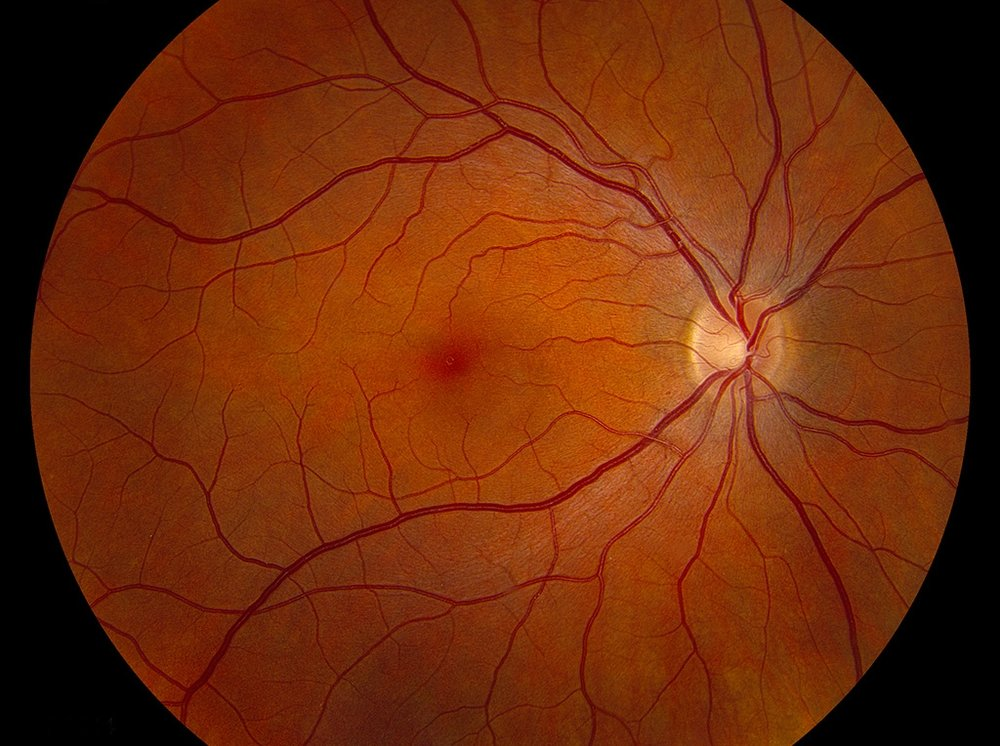
#> input picture generatedata/imgs/normal_fundus.jpg, 1000 x 746 px
$ jupyter execute --allow-errors Generate_Synthetic_Fundus_Images.ipynb   (older library calls are emulated)
#> lines starting #> are read from the running program, lines starting #| are printed output that depends on the picture; after the words box and inside, x2 and y2 are one past the last pixel; in counts of white or black regions, pixels touching at a corner belong together
Generate synthetic fundus images containing various defects such as Hard Exudates, Soft Exudates, Hemorrhages and Microaneurysms.

[cell 1]
import cv2
import imgaug.augmenters as iaa
import matplotlib.pyplot as plt
from scipy import ndimage
import numpy as np

[cell 2]
base_fundus_img = cv2.imread('imgs/normal_fundus.jpg')
#> base_fundus_img is the input picture: shape (746, 1000, 3); mean B, G, R 10.9, 43.8, 111
base_fundus_img = cv2.cvtColor(base_fundus_img, cv2.COLOR_BGR2RGB)

[cell 3]
plt.imshow(base_fundus_img)
plt.show()

[cell 4]
base_fundus_img.shape
#> Out = (746, 1000, 3)

[cell 5]
def crop_image_from_gray(img, tol=10):
    dims = img.ndim

    if dims == 3:
        gray_image = cv2.cvtColor(img, cv2.COLOR_RGB2GRAY)
    elif dims == 2:
        gray_image = img

    mask = gray_image > tol

    # find start crop point
    objs = ndimage.find_objects(mask)
    height_offset = objs[0][0].start
    width_offset = objs[0][1].start
    ix = np.ix_(mask.any(1),mask.any(0))

    if dims == 2:
        return img[ix], height_offset, width_offset

    check_shape = img[:,:,0][ix].shape[0]
    if (check_shape == 0): # image is too dark so that we crop out everything,
        return img, 0, 0 # return original image

    img1 = img[:,:,0][ix]
    img2 = img[:,:,1][ix]
    img3 = img[:,:,2][ix]
    img = np.stack([img1, img2, img3],axis=-1)

    return img, height_offset, width_offset

[cell 6]
def circle_crop(img, sigmaX=50):
    """
    Create circular crop around image centre
    """
    img, height_offset, width_offset = crop_image_from_gray(img)
    img = cv2.cvtColor(img, cv2.COLOR_BGR2RGB)

    img = cv2.addWeighted(img,4, cv2.GaussianBlur(img, (0,0), sigmaX), -4, 128)

    return img, height_offset, width_offset

[cell 7]
height, width, depth = base_fundus_img.shape
#> height = 746; width = 1000; depth = 3
img_t, height_offset, width_offset = circle_crop(base_fundus_img, 50)
#> in crop_image_from_gray, `mask = gray_image > tol`:
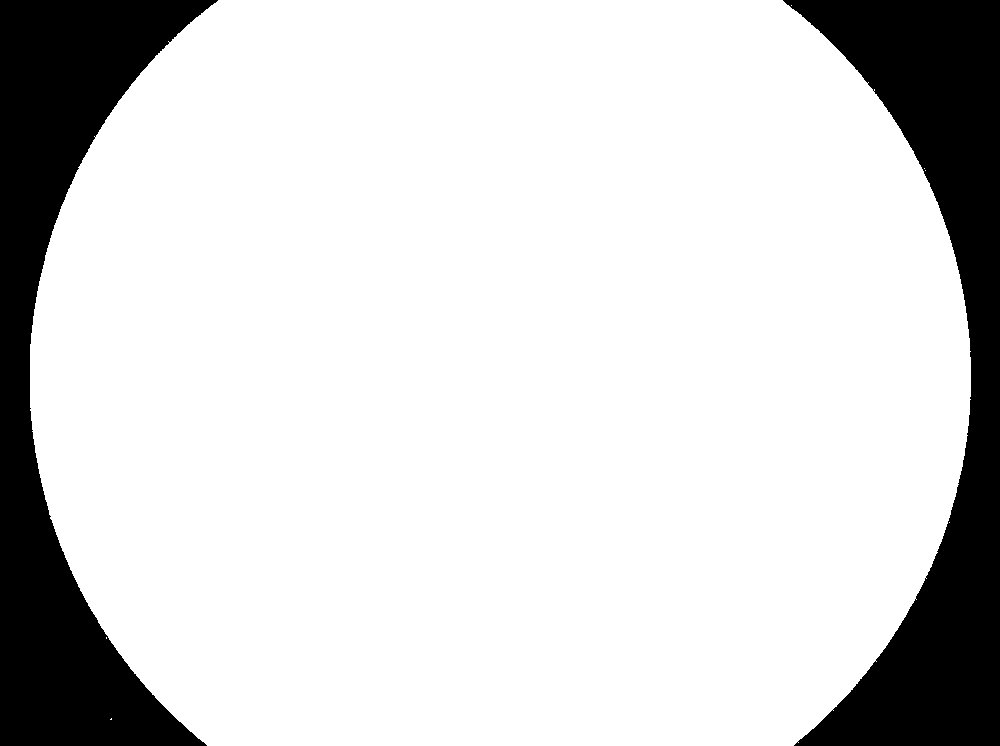
#> mask: shape (746, 1000) bool; 83% white; 2 black regions, box (x1, y1, x2, y2) and area: (0, 0, 218, 746) 63424, (783, 0, 1000, 746) 63106
#> in crop_image_from_gray, `objs = ndimage.find_objects(mask)`: objs = 1 item
#> in crop_image_from_gray, `height_offset = objs[0][0].start`: height_offset = 0
#> in crop_image_from_gray, `width_offset = objs[0][1].start`: width_offset = 30
#> in crop_image_from_gray, `img2 = img[:,:,1][ix]`:
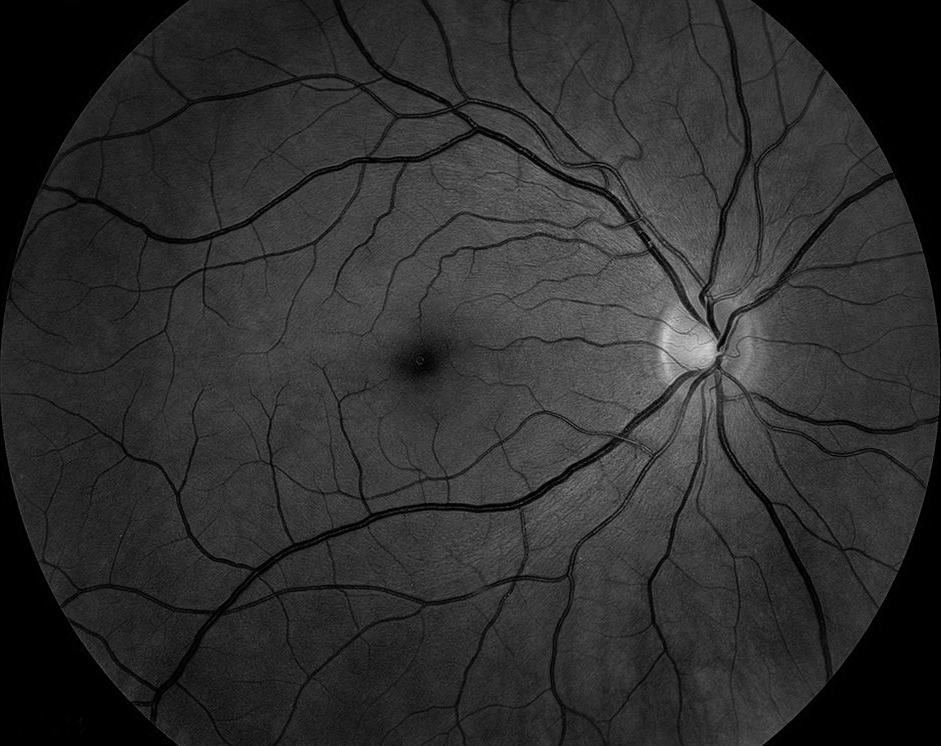
#> img2: shape (746, 941); min 0, max 213, mean 46.5
#> in crop_image_from_gray, `img3 = img[:,:,2][ix]`:
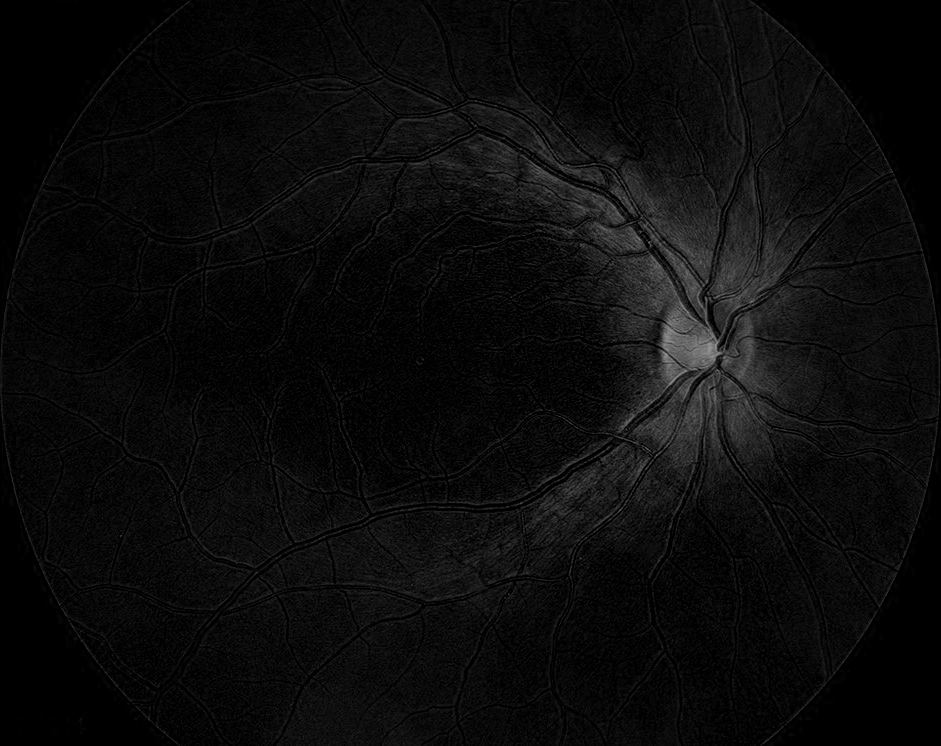
#> img3: shape (746, 941); min 0, max 150, mean 11.6
#> in crop_image_from_gray, `img = np.stack([img1, img2, img3],axis=-1)`:
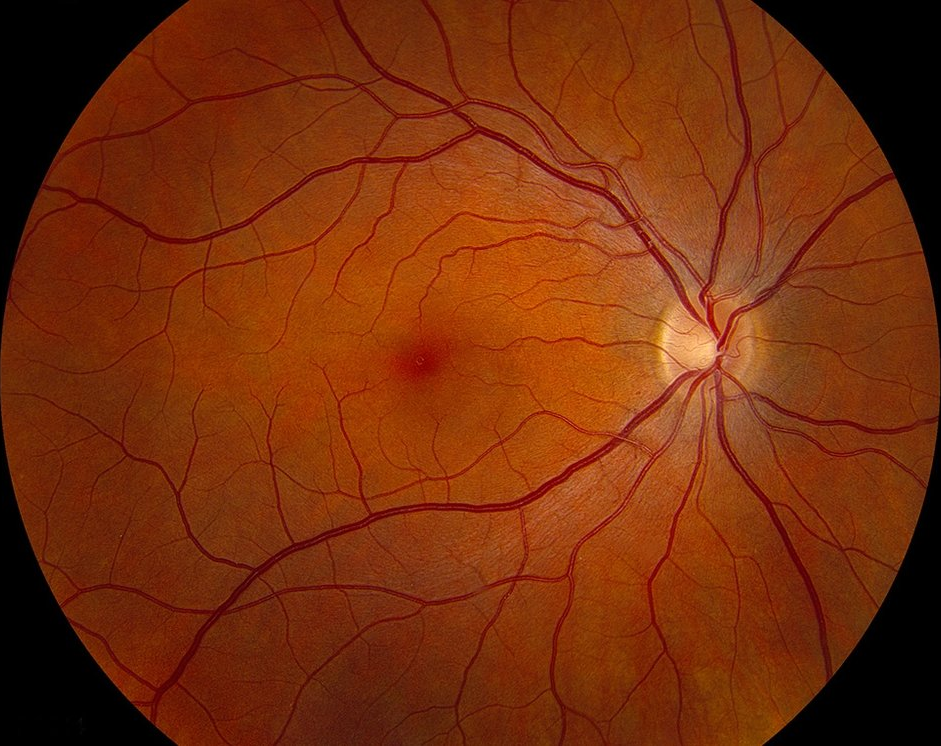
#> img: shape (746, 941, 3); mean R, G, B 118, 46.5, 11.6
#> in circle_crop, `img, height_offset, width_offset = crop_image_from_gray(img)`: height_offset = 0; width_offset = 30
#> in circle_crop, `img = cv2.addWeighted(img,4, cv2.GaussianBlur(img, (0,0), sigmaX), -4,..`:
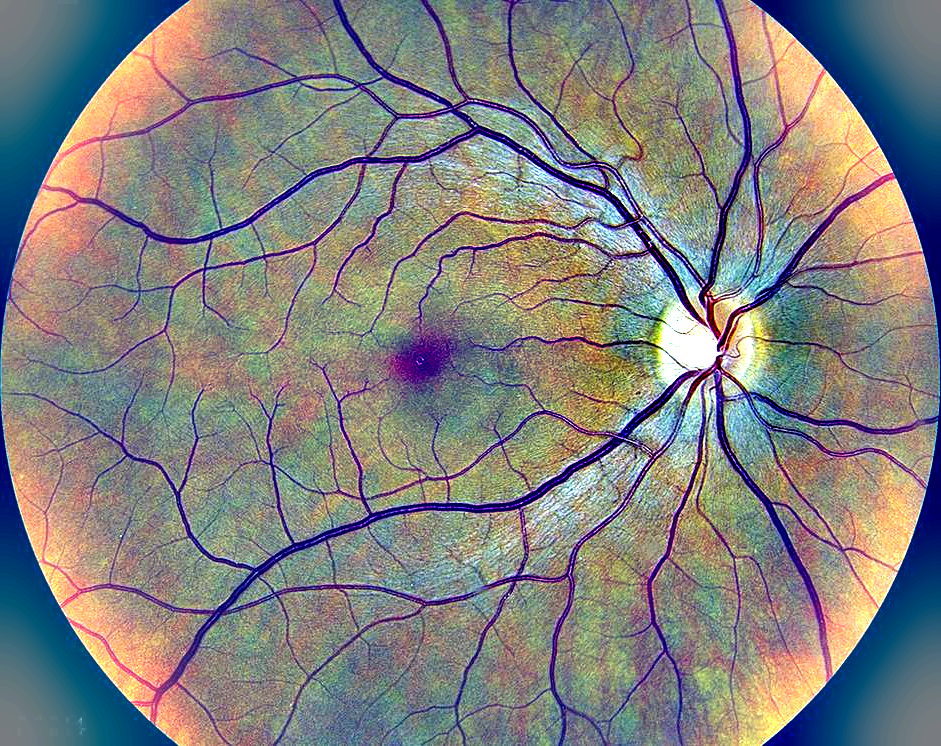
#> img: shape (746, 941, 3); mean B, G, R 127.5, 128.8, 130.7
#> height_offset = 0; width_offset = 30
img_t = cv2.cvtColor(img_t, cv2.COLOR_BGR2RGB)
print(base_fundus_img.shape)
#| (746, 1000, 3)
print(img_t.shape)
#| (746, 941, 3)
print("height_offset", height_offset)
#| height_offset 0
print("width_offset", width_offset)
#| width_offset 30
print()

f, axarr = plt.subplots(1,2, figsize=(15,11))
axarr[0].imshow(base_fundus_img)
axarr[1].imshow(img_t)
plt.show()

1. img_t -> transformed image

## Steps - Produce Synthetic Dataset

1. Add HE, SE, Hem, Mic to the base_fundus_image and then produce img_t
2. Apply transforms to img_t to get multiple copies of the base fundus image.
3. Save the masks and the multiple variations of the high quality image.

### Some Mental Notes

base_fundus_image -> apply random defects to generate global retina images with damage.

[cell 8]
def flip_image(img, mode='h'):
    """
    Flips the image horizontally or vertically depending on the mode.
    """

    if mode == 'h':
        aug = iaa.Fliplr()
    else:
        aug = iaa.Flipud()

    flipped_img = aug(image=img)
    return flipped_img

[cell 9]
def plot_two_imgs_side_by_side(img1, img2):
    """
    Horizontally plot two images side by side for better viewing.
    """
    f, axarr = plt.subplots(1,2, figsize=(15,11))
    axarr[0].imshow(img1)
    axarr[1].imshow(img2)
    plt.show()

#> (a cell that did not finish here is left out)

img_t_flipud = flip_image(img_t, mode='v')
plot_two_imgs_side_by_side(img_t, img_t_fliplr)
plot_two_imgs_side_by_side(img_t_fliplr, img_t_flipud)

[cell 11]
def cv2_clipped_zoom(img, zoom_factor):
    """
    Center zoom in/out of the given image and returning an enlarged/shrinked view of
    the image without changing dimensions
    Args:
        img : Image array
        zoom_factor : amount of zoom as a ratio (0 to Inf)
    """
    height, width = img.shape[:2] # It's also the final desired shape
    new_height, new_width = int(height * zoom_factor), int(width * zoom_factor)

    ### Crop only the part that will remain in the result (more efficient)
    # Centered bbox of the final desired size in resized (larger/smaller) image coordinates
    y1, x1 = max(0, new_height - height) // 2, max(0, new_width - width) // 2
    y2, x2 = y1 + height, x1 + width
    bbox = np.array([y1,x1,y2,x2])
    # Map back to original image coordinates
    bbox = (bbox / zoom_factor).astype(np.int)
    y1, x1, y2, x2 = bbox
    cropped_img = img[y1:y2, x1:x2]

    # Handle padding when downscaling
    resize_height, resize_width = min(new_height, height), min(new_width, width)
    pad_height1, pad_width1 = (height - resize_height) // 2, (width - resize_width) //2
    pad_height2, pad_width2 = (height - resize_height) - pad_height1, (width - resize_width) - pad_width1
    pad_spec = [(pad_height1, pad_height2), (pad_width1, pad_width2)] + [(0,0)] * (img.ndim - 2)

    result = cv2.resize(cropped_img, (resize_width, resize_height))
    result = np.pad(result, pad_spec, mode='constant')
    assert result.shape[0] == height and result.shape[1] == width
    return result

[cell 12]
zoom_factors = [1.15, 1.25, 1.35, 1.45, 1.55, ]
zoomed_img = cv2_clipped_zoom(img_t, 1.25)
#> in cv2_clipped_zoom, `result = cv2.resize(cropped_img, (resize_width, resize_height))`:
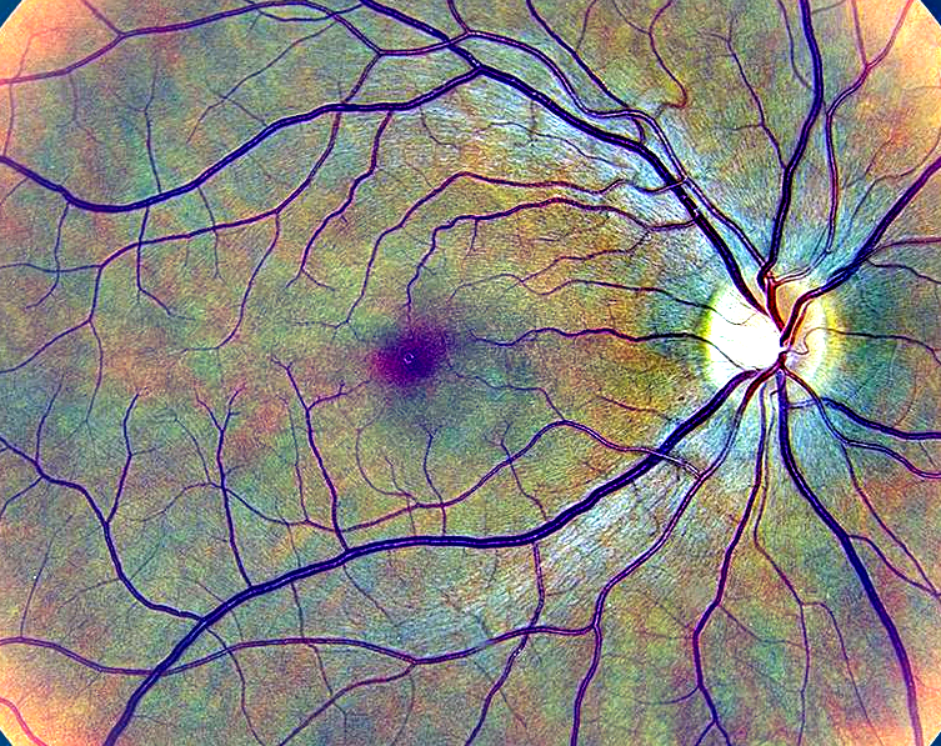
#> result: shape (746, 941, 3); mean R, G, B 137.7, 133.2, 128.5
plot_two_imgs_side_by_side(img_t, zoomed_img)
